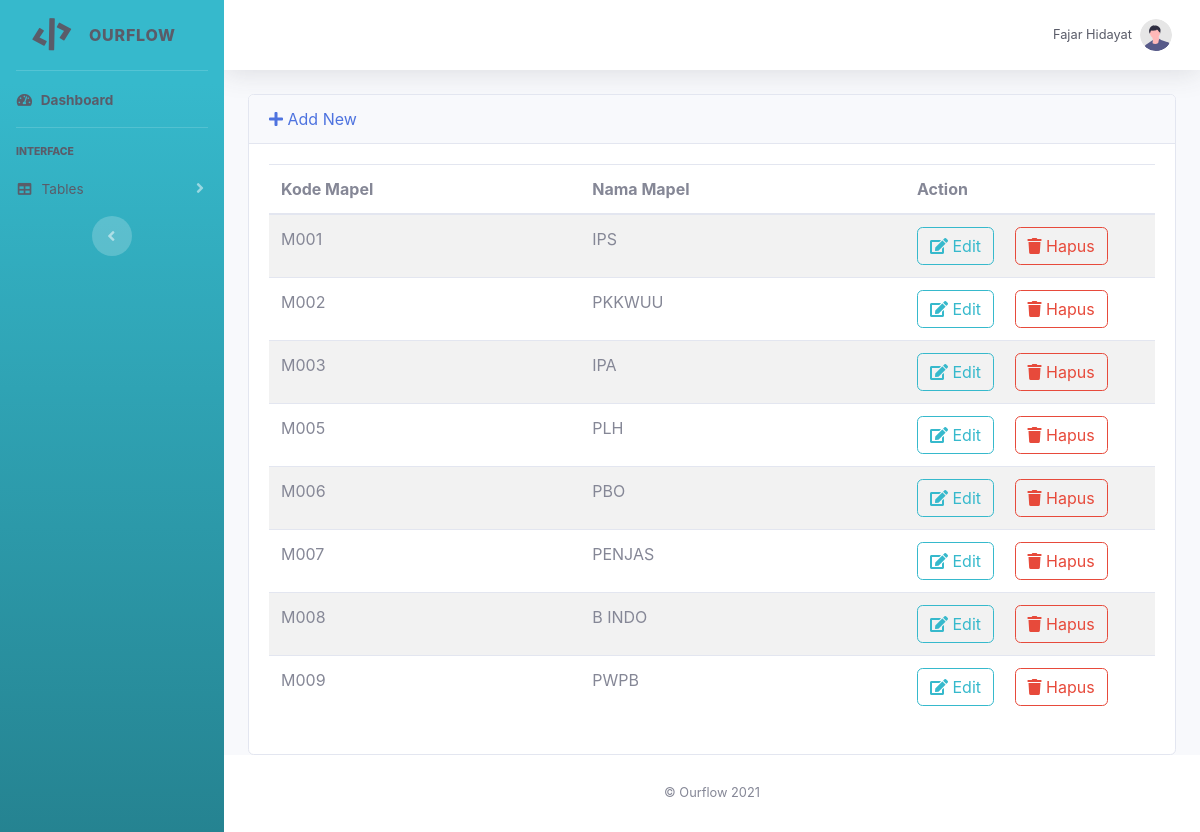
Page /index.php/mapel on the committed database.
### tables this page shows
CREATE TABLE `mapel` (
  `kd_mapel` char(10) NOT NULL,
  `nama_mapel` varchar(255) NOT NULL
);

### application/controllers/Mapel.php (called while the page is built, shortened)
<?php
class Mapel extends CI_Controller
{
    public function __construct()
    {
        $this->load->model("mapel_model");
        $this->load->library("form_validation");
    }
    public function index()
    {
        $data['mapels'] = $this->mapel_model->getAll();
        $data['title'] = 'Mapel | List';
        $this->load->view('mapel/list', $data);
    }
}

### index.php (called while the page is built, shortened)
<?php
require_once BASEPATH.'core/CodeIgniter.php';

### application/models/Mapel_model.php (called while the page is built, shortened)
<?php
class Mapel_model extends CI_Model
{
    public function getAll()
    {
        $sql = "SELECT * FROM mapel WHERE kd_mapel != 'm000'";
        return $this->db->query($sql)->result();
    }
}

### application/views/mapel/list.php (the view, shortened to what this page needs)
<!DOCTYPE html>
<html lang="en">
<head>
</head>
<body id="page-top">
    <div id="wrapper">
        <div id="content-wrapper" class="d-flex flex-column">
            <div id="content">
                <div class="container">
                    <div class="row">
                        <div class="col">
                            <div class="card">
                                <div class="card-header d-flex align-items-center">
                                    <a href="<?= site_url('mapel/create') ?>"><i class="fas fa-plus"></i> Add New</a>
                                </div>
                                <div class="card-body">
                                    <div class="table-responsive">
                                        <table class="display table table-striped table-hover" id="basic-dataTable" width="80%" cellspacing="0">
                                            <thead>
                                                <tr>
                                                    <th>Kode Mapel</th>
                                                    <th>Nama Mapel</th>
                                                    <th>Action</th>
                                                </tr>
                                            </thead>
                                            <tbody>
                                                <?php foreach ($mapels as $mapel) : ?>
                                                    <tr>
                                                        <td>
                                                            <?= $mapel->kd_mapel ?>
                                                        </td>
                                                        <td>
                                                            <?= $mapel->nama_mapel ?>
                                                        </td>
                                                        <td width="250">
                                                            <a href="<?= site_url('mapel/edit/' . $mapel->kd_mapel) ?>" class="btn btn-outline-info mr-2"><i class="fas fa-edit"></i> Edit</a>
                                                            <a onclick="deleteConfirm('<?= site_url('mapel/delete/' . $mapel->kd_mapel) ?>')" href="#!" class="btn btn-outline-danger ml-2"><i class="fas fa-trash"></i> Hapus</a>
                                                        </td>
                                                    </tr>
                                                <?php endforeach; ?>
                                            </tbody>
                                        </table>
                                    </div>
                                </div>
                            </div>
                        </div>
                    </div>
                </div>
            </div>
        </div>
    </div>
</body>
</html>

### rows in the picture
mapel: kd_mapel "M001", nama_mapel "IPS"
mapel: kd_mapel "M002", nama_mapel "PKKWUU"
mapel: kd_mapel "M003", nama_mapel "IPA"
mapel: kd_mapel "M005", nama_mapel "PLH"
mapel: kd_mapel "M006", nama_mapel "PBO"
mapel: kd_mapel "M007", nama_mapel "PENJAS"
mapel: kd_mapel "M008", nama_mapel "B INDO"
mapel: kd_mapel "M009", nama_mapel "PWPB"
